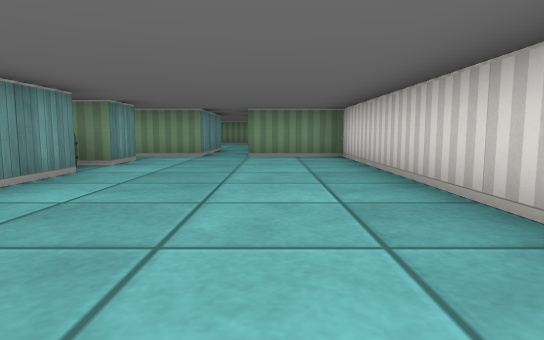
View 1 (above)

23 first-person views from a walk through a cub3D ray-caster map. The camera is about half as high as the walls, tilts 6° down and sees 75° across. The floor is counted in squares. Each view is taken from the middle of a square. On the plan, view 1 faces up. The plan holds only what a view shows up to about 9 squares ahead; the rest is blank.

View 2
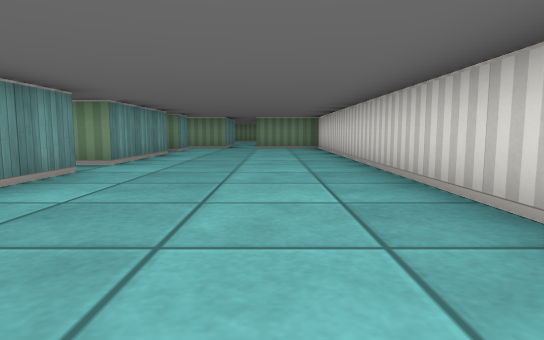

View 3
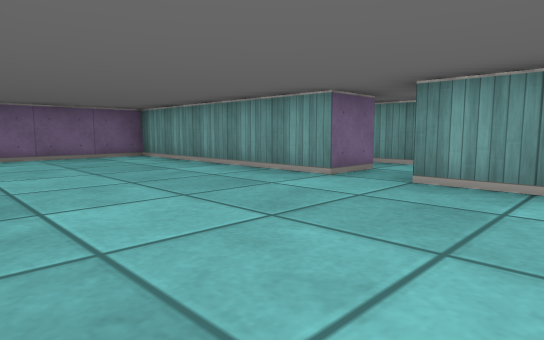

View 4
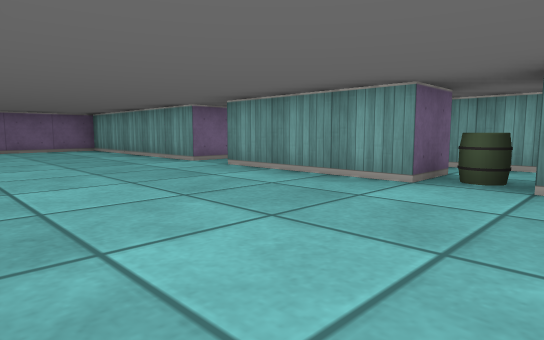

View 5
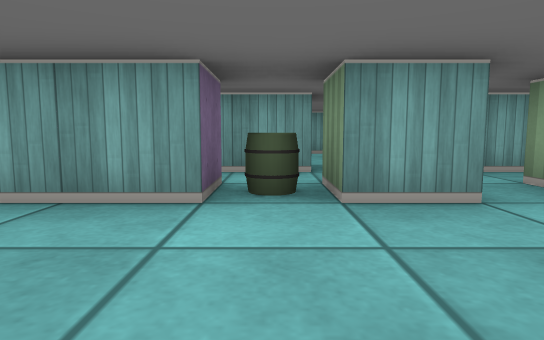

View 6
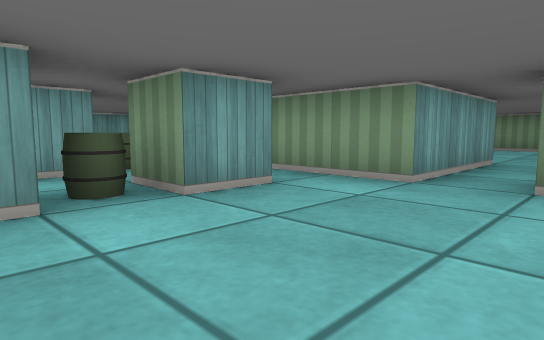

View 7
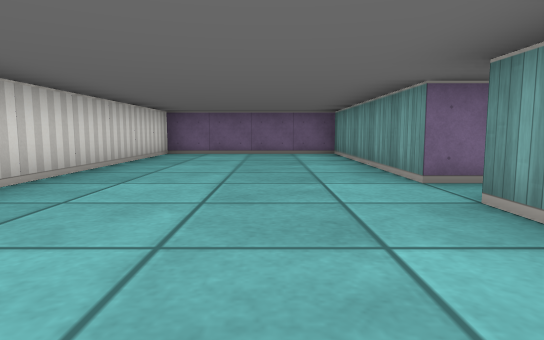

View 8
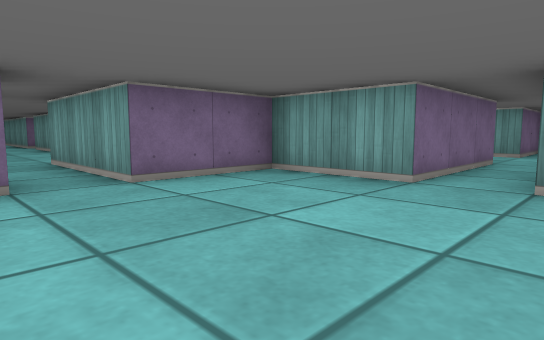

View 9
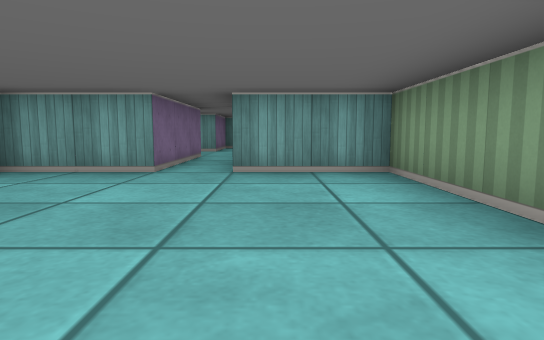

View 10
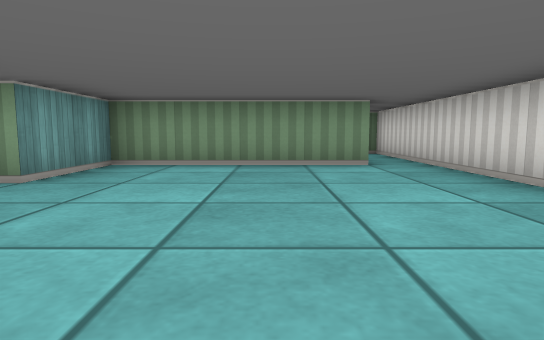

View 11
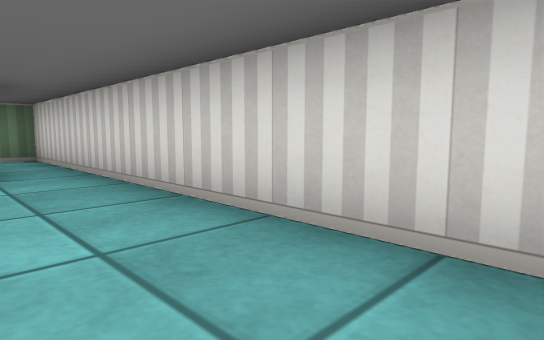

View 12
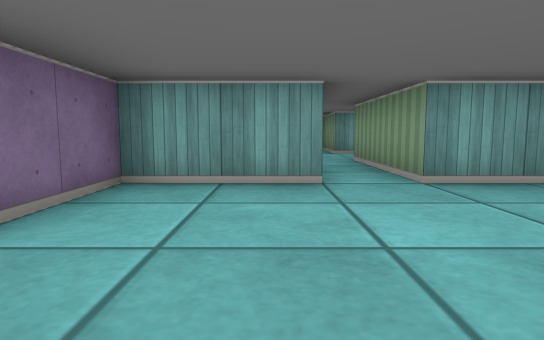

View 13
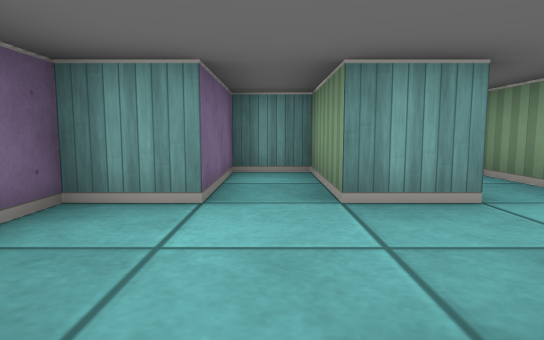

View 14
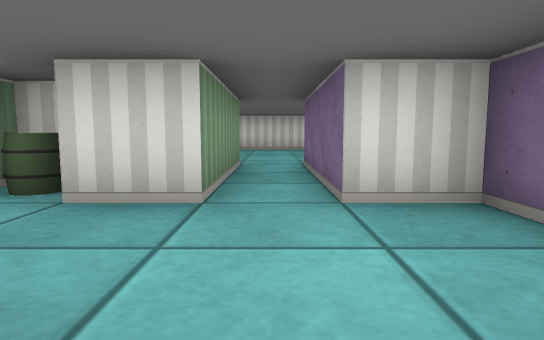

View 15
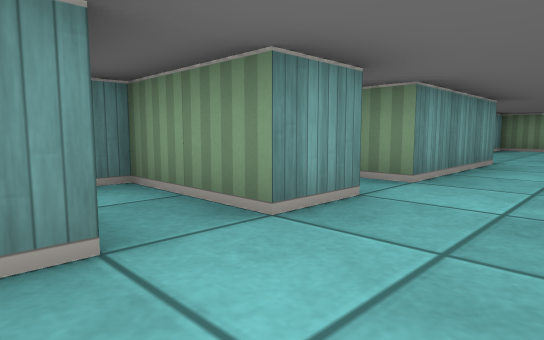

View 16
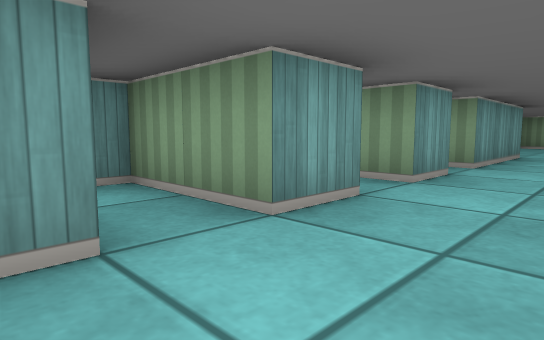

View 17
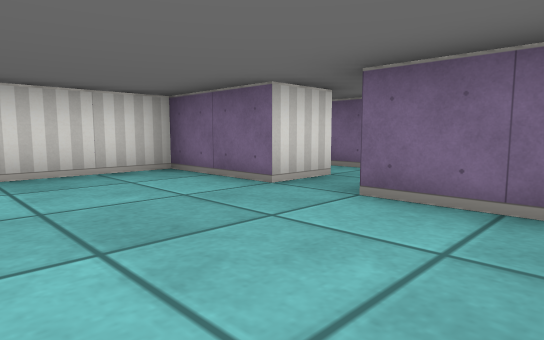

View 18
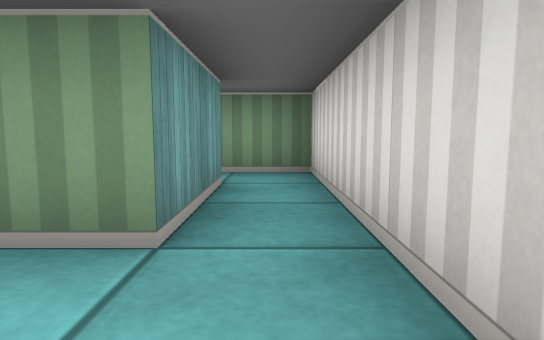

View 19
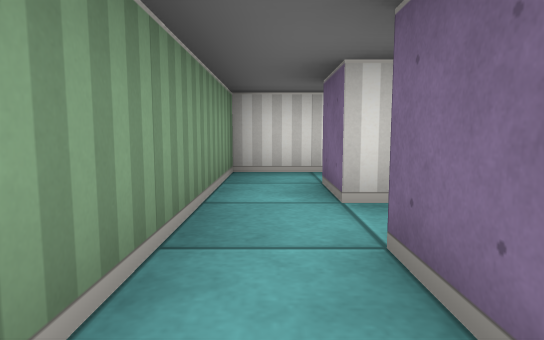

View 20
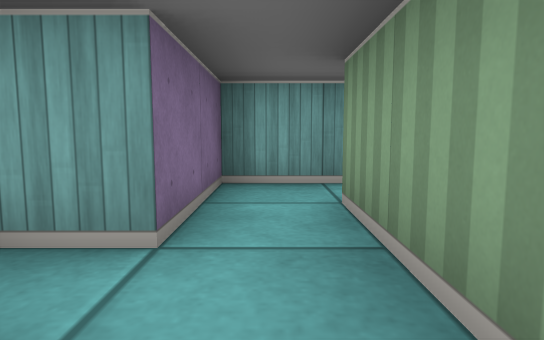

View 21
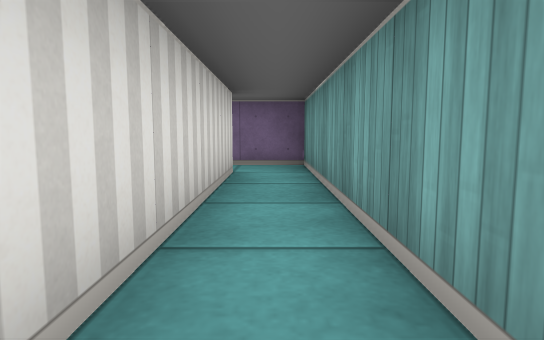

View 22
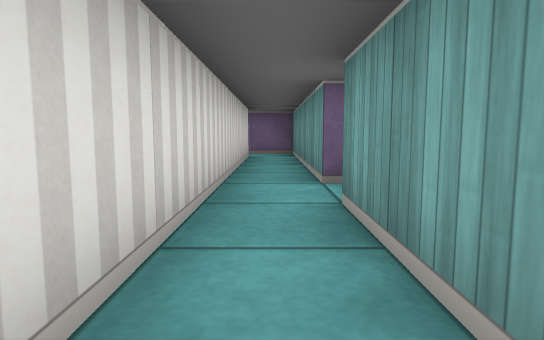

View 23
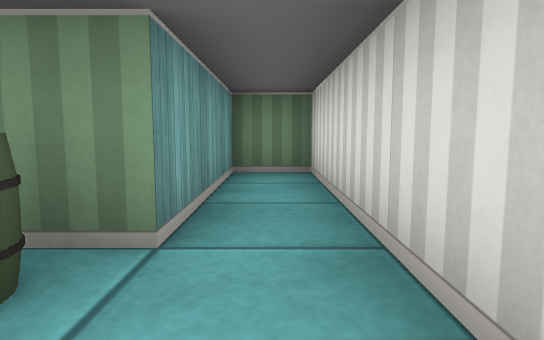

### Floor plan
Points are (right, up) in squares from view 1. A wall is a line through its corners. A room is listed if a view was taken in it or the views show most of it. See-through windows are left out.
Room 1 (views 1, 2, 3, 4, 5, 6, 7)
walls: (-3.6, 0.5) (-2.5, 0.5) (-2.5, -4.5) (1.5, -4.5) (1.5, 7.5) (-0.5, 7.5); (-3.6, 4.5) (-2.5, 4.5) (-2.5, 1.5) (-3.1, 1.5); (-2.5, 6.6) (-2.5, 5.5) (-3.5, 5.5); (-4.5, 5.5) (-4.5, 4.1); (-1.5, 7.5) (-3.5, 7.5); (-4.5, 8.2) (-4.5, 7.6)
ways out: opening at (-1, 8) to room 3; opening at (-5.5, 6); opening at (-3, 1)
objects: barrel (-5, 6); barrel (-3, 5)
Room 2 (views 8, 9, 11, 12, 13, 17, 18)
walls: (-0.5, 10.5) (1.5, 10.5) (1.5, 15.5); (0.5, 15.5) (-3.5, 15.5) (-3.5, 13.5) (-6.5, 13.5); (-6.5, 12.5) (-3.5, 12.5) (-3.5, 10.5) (-1.5, 10.5)
ways out: opening at (-1, 10) to room 3; opening at (-6, 13) to room 4; opening at (1, 16.5) to room 7
Room 3 (view 10)
walls: (-0.5, 9.4) (-0.5, 10.5); (-0.4, 8.5) (0.2, 8.5); (-1.5, 10.5) (-1.5, 7.5)
ways out: opening at (-1, 8) to room 1; opening at (-1, 10) to room 2
Room 4 (views 14, 16)
walls: (-8.5, 13.5) (-10.5, 13.5) (-10.5, 12.5) (-8.5, 12.5) (-8.5, 11.5) (-6.5, 11.5) (-6.5, 12.5)
ways out: opening at (-6, 13) to room 2; opening at (-7.5, 14) to room 5
Room 5 (view 15)
walls: (-8.5, 14.6) (-8.5, 13.5); (-8.5, 16.6) (-8.5, 15.5) (-10.5, 15.5) (-10.5, 15.1); (-6.5, 13.5) (-6.5, 14.5); (-5.5, 15) (-5.5, 15.5)
ways out: opening at (-7.5, 14) to room 4; opening at (-7.5, 16)
objects: barrel (-6, 15)
Room 6 (views 19, 21, 22, 23)
walls: (-3.5, 22.5) (-3.5, 17.5) (-2.5, 17.5); (-2.5, 18.5) (-2.5, 26.5) (-3.5, 26.5) (-3.5, 23.5) (-4.2, 23.5)
ways out: opening at (-2, 18) to room 7
objects: barrel (-4, 23)
Room 7 (view 20)
walls: (-0.5, 17.5) (0.5, 17.5) (0.5, 15.5); (-2.5, 17.5) (-1.5, 17.5) (-1.5, 16.8); (1.5, 15.5) (1.5, 18.5) (-2.5, 18.5)
ways out: opening at (1, 16.5) to room 2; opening at (-2, 18) to room 6

Where each view was taken, in squares from view 1:
view 1: 0 up, 0 right, facing up
view 2: 4 down, 0 right, facing up
view 3: 3 up, 1 right, facing down-left
view 4: 6 up, 1 right, facing down-left
view 5: 5 up, 0 right, facing left
view 6: 4 up, 0 right, facing up-left
view 7: 4 up, 1 left, facing down
view 8: 14 up, 0 right, facing down-left
view 9: 14 up, 1 right, facing left
view 10: 10 up, 1 left, facing up
view 11: 11 up, 0 right, facing up-right
view 12: 12 up, 0 right, facing left
view 13: 13 up, 6 left, facing left
view 14: 13 up, 9 left, facing right
view 15: 14 up, 7 left, facing up-left
view 16: 12 up, 7 left, facing up-left
view 17: 13 up, 3 left, facing down-right
view 18: 14 up, 1 right, facing up
view 19: 18 up, 3 left, facing right
view 20: 18 up, 0 right, facing left
view 21: 23 up, 3 left, facing down
view 22: 26 up, 3 left, facing down
view 23: 22 up, 3 left, facing up
